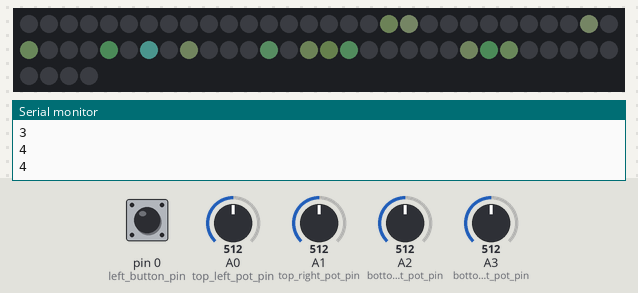
Simulated run of this sketch. Board: Teensy 3. On the bench: 64 RGB LEDs in strip order, left to right, continuing on the next row, the last lines printed to the serial monitor. The test bench sets the inputs (shaded band); at power-on: A3 (bottom_right_pot_pin) = 512, A0 (top_left_pot_pin) = 512, A2 (bottom_left_pot_pin) = 512, A1 (top_right_pot_pin) = 512, pin 0 (left_button_pin) HIGH (analog values on the 0–1023 scale). Dim RGB values are drawn brighter than linear; random numbers use the default seed unless the sketch sets one.

Above: at 1.29 s.
1.3 s: A3 (bottom_right_pot_pin) set to 992
2.9 s: A0 (top_left_pot_pin) set to 716
At 3.54 s:
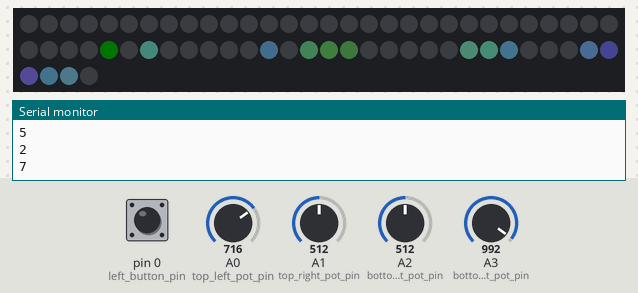
4.6 s: A2 (bottom_left_pot_pin) set to 306
At 5.92 s:
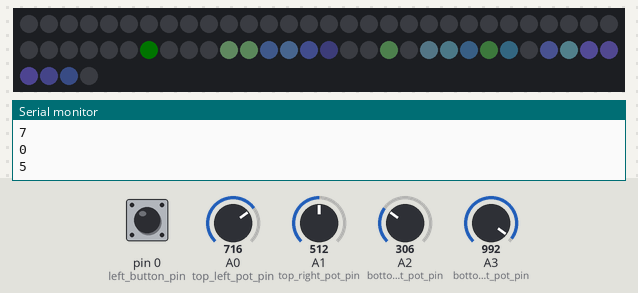
6.8 s: A1 (top_right_pot_pin) set to 716
8.5 s: pin 0 (left_button_pin) pulled LOW for 3.2 s
At 9.0 s:
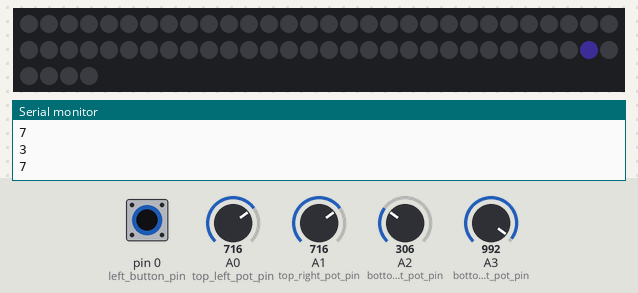
13.3 s: A0 (top_left_pot_pin) set to 992
At 13.36 s:
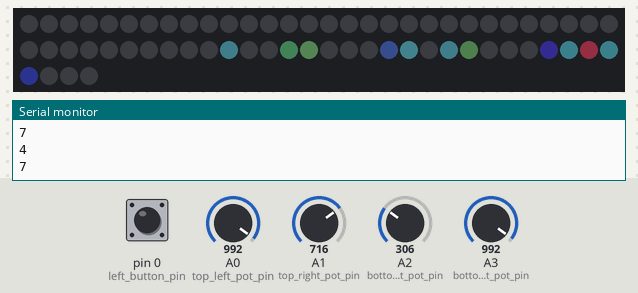

The sketch:

roving-chaos-influencer.ino
```cpp
//led biz begin. don't worry about anything in this section besides max_brightness
#include <WS2812Serial.h>
//we'll be using the Teensy audio library and it doesn't play nicely with neopixels.h or fastled
// so Paul of PJRC made this much more efficient version
#define num_of_leds 64
#define led_data_pin 5 // only these pins can be used on the Teensy 3.2:  1, 5, 8, 10, 31
byte drawingMemory[num_of_leds * 3];       //  3 bytes per LED
DMAMEM byte displayMemory[num_of_leds * 12]; // 12 bytes per LED
WS2812Serial leds(num_of_leds, displayMemory, drawingMemory, led_data_pin, WS2812_GRB);

//1.0 is VERY bright if you're powering it off of 5V
// this needs to be declared and set to something >0 for the LEDs to work
float max_brightness = 0.1;
//led biz end

//defines are not variables and are best use for things like like pin numbers for now
#define left_button_pin 0
#define right_button_pin 1
#define top_left_pot_pin A0
#define top_right_pot_pin A1
#define bottom_left_pot_pin A2
#define bottom_right_pot_pin A3

unsigned long current_time;
unsigned long prev_time[8]; //array of 8 variables named "prev"

float set_hue;
int xy_sel;
int pot_sel;
int xy_count;
float h_pot;
float s_pot;
int x_pot = 3;
int y_pot = 3;
int rate1 = 60;
int x_range = 2;
int y_range = 2;
int rand_x;
int rand_y;
int button_state = 1;
float decay_rate = 0.01;

float hmap[64] = {0, 0, 0, 0, 0, 0, 0, 0,
                0, 0, 0, 0, 0, 0, 0, 0,
                0, 0, 0, 0, 0, 0, 0, 0,
                0, 0, 0, 0, 0, 0, 0, 0,
                0, 0, 0, 0, 0, 0, 0, 0,
                0, 0, 0, 0, 0, 0, 0, 0,
                0, 0, 0, 0, 0, 0, 0, 0,
                0, 0, 0, 0, 0, 0, 0, 0};

float smap[64] = {0, 0, 0, 0, 0, 0, 0, 0,
                0, 0, 0, 0, 0, 0, 0, 0,
                0, 0, 0, 0, 0, 0, 0, 0,
                0, 0, 0, 0, 0, 0, 0, 0,
                0, 0, 0, 0, 0, 0, 0, 0,
                0, 0, 0, 0, 0, 0, 0, 0,
                0, 0, 0, 0, 0, 0, 0, 0,
                0, 0, 0, 0, 0, 0, 0, 0};

float vmap[64] = {0, 0, 0, 0, 0, 0, 0, 0,
                0, 0, 0, 0, 0, 0, 0, 0,
                0, 0, 0, 0, 0, 0, 0, 0,
                0, 0, 0, 0, 0, 0, 0, 0,
                0, 0, 0, 0, 0, 0, 0, 0,
                0, 0, 0, 0, 0, 0, 0, 0,
                0, 0, 0, 0, 0, 0, 0, 0,
                0, 0, 0, 0, 0, 0, 0, 0};


void setup() {
  leds.begin(); //must be done in setup for the LEDs to work.

  pinMode(left_button_pin, INPUT_PULLUP); //must be done when reading buttons
  pinMode(right_button_pin, INPUT_PULLUP);
  analogReadResolution(12); //0-4095 pot values
  analogReadAveraging(64);  //smooth the readings some
}


void loop() {
  current_time = millis();

  if (current_time - prev_time[0] > rate1) {
    prev_time[0] = current_time;

    button_state = digitalRead(left_button_pin);

    x_pot = analogRead(bottom_left_pot_pin)/512;
    y_pot = analogRead(bottom_right_pot_pin)/512;

    h_pot = analogRead(top_left_pot_pin)/4095.0;
    s_pot = analogRead(top_right_pot_pin)/4095.0;

    // fade all existing lights
    for(int i=0; i<64; i++) {
        smap[i] = max(0,smap[i]-decay_rate);
    }

    rand_x = min(max(0,x_pot + random(-x_range,x_range+1)),7);
    rand_y = min(max(0,y_pot + random(-y_range,y_range+1)),7);
    Serial.println(rand_x);
    Serial.println(rand_y);

    xy_sel = rand_x + 8*rand_y;
    pot_sel = x_pot + 8*y_pot;

    hmap[xy_sel] = (hmap[xy_sel]+hmap[pot_sel])/2;
    vmap[xy_sel] = (vmap[xy_sel]+vmap[pot_sel])/2;
    smap[xy_sel] = (smap[xy_sel]+smap[pot_sel])/2;

    hmap[pot_sel] = h_pot;
    vmap[pot_sel] = s_pot;
    smap[pot_sel] = 0.8;

    //render screen using maps
    for(int i=0; i<64; i++) {
      set_pixel_HSV(i, hmap[i], vmap[i], smap[i]);
    }

    // clear screen when button is pushed
    if(button_state==0) {
      for(int i=0; i<64; i++) {
        hmap[i] = 0;
        vmap[i] = 0;
        smap[i] = 0;
      }
      button_state = 1;
    }

    leds.show(); // after we've set what we want all the LEDs to be we send the data out through this function
  } //timing "if" over

}// loop is over


void set_pixel_HSV(int pixel, float fh, float fs, float fv) {
  byte RedLight;
  byte GreenLight;
  byte BlueLight;

  byte h = fh * 255;
  byte s = fs * 255;
  byte v = fv * max_brightness * 255;

  h = (h * 192) / 256;  // 0..191
  unsigned int i = h / 32;   // We want a value of 0 thru 5
  unsigned int f = (h % 32) * 8;   // 'fractional' part of 'i' 0..248 in jumps

  unsigned int sInv = 255 - s;  // 0 -> 0xff, 0xff -> 0
  unsigned int fInv = 255 - f;  // 0 -> 0xff, 0xff -> 0
  byte pv = v * sInv / 256;  // pv will be in range 0 - 255
  byte qv = v * (256 - s * f / 256) / 256;
  byte tv = v * (256 - s * fInv / 256) / 256;

  switch (i) {
    case 0:
      RedLight = v;
      GreenLight = tv;
      BlueLight = pv;
      break;
    case 1:
      RedLight = qv;
      GreenLight = v;
      BlueLight = pv;
      break;
    case 2:
      RedLight = pv;
      GreenLight = v;
      BlueLight = tv;
      break;
    case 3:
      RedLight = pv;
      GreenLight = qv;
      BlueLight = v;
      break;
    case 4:
      RedLight = tv;
      GreenLight = pv;
      BlueLight = v;
      break;
    case 5:
      RedLight = v;
      GreenLight = pv;
      BlueLight = qv;
      break;
  }
  leds.setPixelColor(pixel, RedLight, GreenLight, BlueLight);
}
```
